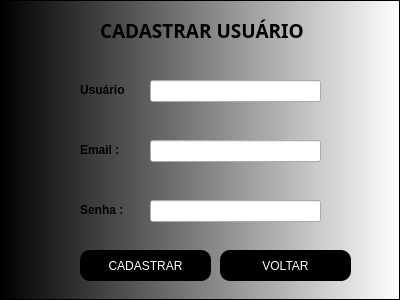
<?xml version="1.0" encoding="UTF-8"?>
<ui version="4.0">
 <class>CadastrarUsuario</class>
 <widget class="QWidget" name="CadastrarUsuario">
  <property name="geometry">
   <rect>
    <x>0</x>
    <y>0</y>
    <width>400</width>
    <height>300</height>
   </rect>
  </property>
  <property name="windowTitle">
   <string>Form</string>
  </property>
  <property name="styleSheet">
   <string notr="true">QPushButton{
border-radius: 10px;
}

QPushButton{
background-color:black ;

}

QPushButton:pressed{
background-color:grey;

}</string>
  </property>
  <widget class="QLabel" name="rotuloMenuInicial">
   <property name="geometry">
    <rect>
     <x>100</x>
     <y>10</y>
     <width>261</width>
     <height>41</height>
    </rect>
   </property>
   <property name="font">
    <font>
     <family>Rockwell Extra Bold</family>
     <pointsize>14</pointsize>
     <bold>true</bold>
    </font>
   </property>
   <property name="styleSheet">
    <string notr="true">Color rgb(255, 255, 255)</string>
   </property>
   <property name="text">
    <string>CADASTRAR USUÁRIO</string>
   </property>
  </widget>
  <widget class="QLineEdit" name="inputUsuario">
   <property name="geometry">
    <rect>
     <x>150</x>
     <y>80</y>
     <width>171</width>
     <height>22</height>
    </rect>
   </property>
   <property name="text">
    <string/>
   </property>
  </widget>
  <widget class="QLabel" name="Usuario">
   <property name="geometry">
    <rect>
     <x>80</x>
     <y>80</y>
     <width>49</width>
     <height>21</height>
    </rect>
   </property>
   <property name="text">
    <string>&lt;html&gt;&lt;head/&gt;&lt;body&gt;&lt;p&gt;&lt;span style=&quot; font-weight:700;&quot;&gt;Usuário :&lt;/span&gt;&lt;/p&gt;&lt;/body&gt;&lt;/html&gt;</string>
   </property>
  </widget>
  <widget class="QLabel" name="Email">
   <property name="geometry">
    <rect>
     <x>80</x>
     <y>140</y>
     <width>49</width>
     <height>21</height>
    </rect>
   </property>
   <property name="text">
    <string>&lt;html&gt;&lt;head/&gt;&lt;body&gt;&lt;p&gt;&lt;span style=&quot; font-weight:700;&quot;&gt;Email :&lt;/span&gt;&lt;/p&gt;&lt;/body&gt;&lt;/html&gt;</string>
   </property>
  </widget>
  <widget class="QLineEdit" name="inputEmail">
   <property name="geometry">
    <rect>
     <x>150</x>
     <y>140</y>
     <width>171</width>
     <height>22</height>
    </rect>
   </property>
   <property name="text">
    <string/>
   </property>
  </widget>
  <widget class="QLabel" name="Senha">
   <property name="geometry">
    <rect>
     <x>80</x>
     <y>200</y>
     <width>49</width>
     <height>21</height>
    </rect>
   </property>
   <property name="text">
    <string>&lt;html&gt;&lt;head/&gt;&lt;body&gt;&lt;p&gt;&lt;span style=&quot; font-weight:700;&quot;&gt;Senha : &lt;/span&gt;&lt;/p&gt;&lt;/body&gt;&lt;/html&gt;</string>
   </property>
  </widget>
  <widget class="QLineEdit" name="inputSenha">
   <property name="geometry">
    <rect>
     <x>150</x>
     <y>200</y>
     <width>171</width>
     <height>22</height>
    </rect>
   </property>
   <property name="text">
    <string/>
   </property>
  </widget>
  <widget class="QPushButton" name="BotaoCadastrar">
   <property name="enabled">
    <bool>true</bool>
   </property>
   <property name="geometry">
    <rect>
     <x>80</x>
     <y>250</y>
     <width>131</width>
     <height>31</height>
    </rect>
   </property>
   <property name="styleSheet">
    <string notr="true">QPushButton {
    background-color: black;
    color: white;
    border-radius: 10px;
}

QPushButton:pressed {
    background-color: grey;
}
</string>
   </property>
   <property name="text">
    <string>CADASTRAR</string>
   </property>
  </widget>
  <widget class="QPushButton" name="backButton_3">
   <property name="geometry">
    <rect>
     <x>220</x>
     <y>250</y>
     <width>131</width>
     <height>31</height>
    </rect>
   </property>
   <property name="whatsThis">
    <string>&lt;html&gt;&lt;head/&gt;&lt;body&gt;&lt;p&gt;&lt;span style=&quot; font-weight:700;&quot;&gt;Voltar&lt;/span&gt;&lt;/p&gt;&lt;/body&gt;&lt;/html&gt;</string>
   </property>
   <property name="styleSheet">
    <string notr="true">color: white</string>
   </property>
   <property name="text">
    <string>VOLTAR</string>
   </property>
  </widget>
  <widget class="QFrame" name="frame">
   <property name="geometry">
    <rect>
     <x>0</x>
     <y>0</y>
     <width>400</width>
     <height>300</height>
    </rect>
   </property>
   <property name="minimumSize">
    <size>
     <width>400</width>
     <height>300</height>
    </size>
   </property>
   <property name="maximumSize">
    <size>
     <width>400</width>
     <height>300</height>
    </size>
   </property>
   <property name="styleSheet">
    <string notr="true">background: qlineargradient(spread:pad, x1:0, y1:0, x2:1, y2:0, stop:0 rgba(0, 0, 0, 255), stop:1 rgba(255, 255, 255, 255))</string>
   </property>
   <property name="frameShape">
    <enum>QFrame::StyledPanel</enum>
   </property>
   <property name="frameShadow">
    <enum>QFrame::Raised</enum>
   </property>
  </widget>
  <zorder>frame</zorder>
  <zorder>rotuloMenuInicial</zorder>
  <zorder>inputUsuario</zorder>
  <zorder>Usuario</zorder>
  <zorder>Email</zorder>
  <zorder>inputEmail</zorder>
  <zorder>Senha</zorder>
  <zorder>inputSenha</zorder>
  <zorder>BotaoCadastrar</zorder>
  <zorder>backButton_3</zorder>
 </widget>
 <resources/>
 <connections/>
</ui>
